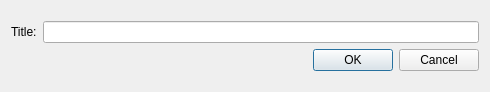
<?xml version="1.0" encoding="UTF-8"?>
<ui version="4.0">
 <class>NewNoteDialog</class>
 <widget class="QDialog" name="NewNoteDialog">
  <property name="geometry">
   <rect>
    <x>0</x>
    <y>0</y>
    <width>490</width>
    <height>92</height>
   </rect>
  </property>
  <property name="windowTitle">
   <string>Dialog</string>
  </property>
  <layout class="QGridLayout" name="gridLayout">
   <item row="0" column="0">
    <layout class="QVBoxLayout" name="verticalLayout">
     <item>
      <layout class="QHBoxLayout" name="horizontalLayout">
       <item>
        <widget class="QLabel" name="label">
         <property name="text">
          <string>Title:</string>
         </property>
        </widget>
       </item>
       <item>
        <widget class="QLineEdit" name="titleEdit"/>
       </item>
      </layout>
     </item>
     <item>
      <widget class="QDialogButtonBox" name="buttonBox">
       <property name="orientation">
        <enum>Qt::Horizontal</enum>
       </property>
       <property name="standardButtons">
        <set>QDialogButtonBox::Cancel|QDialogButtonBox::Ok</set>
       </property>
      </widget>
     </item>
    </layout>
   </item>
  </layout>
 </widget>
 <resources/>
 <connections>
  <connection>
   <sender>buttonBox</sender>
   <signal>accepted()</signal>
   <receiver>NewNoteDialog</receiver>
   <slot>accept()</slot>
   <hints>
    <hint type="sourcelabel">
     <x>248</x>
     <y>254</y>
    </hint>
    <hint type="destinationlabel">
     <x>157</x>
     <y>274</y>
    </hint>
   </hints>
  </connection>
  <connection>
   <sender>buttonBox</sender>
   <signal>rejected()</signal>
   <receiver>NewNoteDialog</receiver>
   <slot>reject()</slot>
   <hints>
    <hint type="sourcelabel">
     <x>316</x>
     <y>260</y>
    </hint>
    <hint type="destinationlabel">
     <x>286</x>
     <y>274</y>
    </hint>
   </hints>
  </connection>
 </connections>
</ui>
